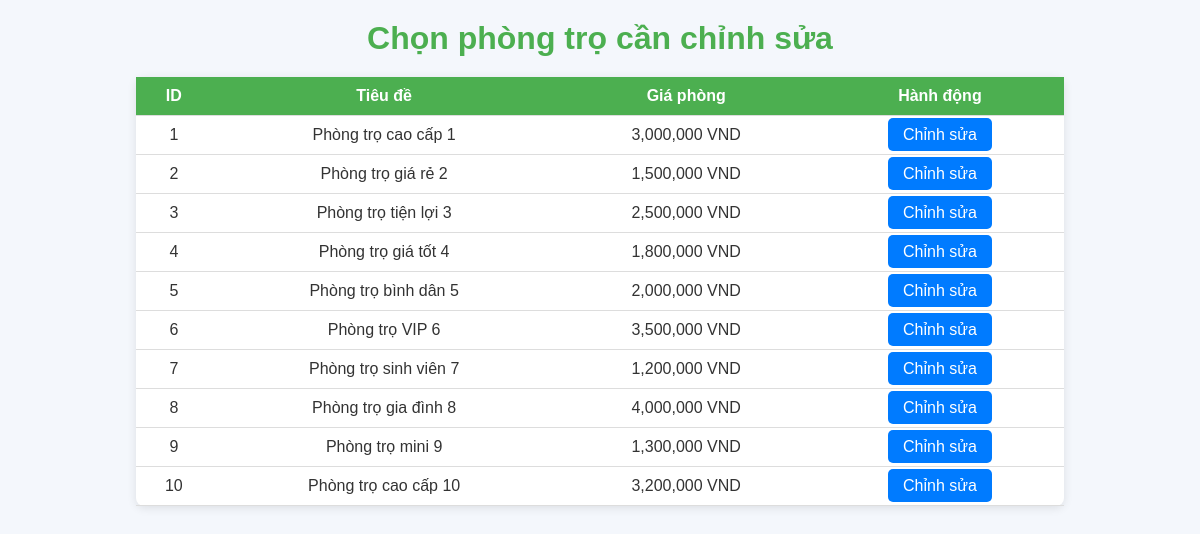
The app's page /admin_update_motel.php (signed in) with its own data.
### tables this page shows
CREATE TABLE `motel` (
  `ID` int(10) NOT NULL,
  `title` varchar(255) DEFAULT NULL,
  `description` text DEFAULT NULL,
  `price` int(11) DEFAULT NULL,
  `area` int(11) DEFAULT NULL,
  `count_view` int(11) DEFAULT NULL,
  `address` varchar(255) DEFAULT NULL,
  `latlng` varchar(255) DEFAULT NULL,
  `images` varchar(255) DEFAULT NULL,
  `user_id` int(10) DEFAULT NULL,
  `category_id` int(11) DEFAULT NULL,
  `district_id` int(11) DEFAULT NULL,
  `utilities` varchar(255) DEFAULT NULL,
  `created_at` timestamp NOT NULL DEFAULT current_timestamp() ON UPDATE current_timestamp(),
  `phone` varchar(255) DEFAULT NULL,
  `approve` int(11) DEFAULT NULL
);

### admin_update_motel.php (the view, shortened to what this page needs)
<?php
$conn = new mysqli("localhost", "root", "", "GTPT");
$query = "SELECT * FROM MOTEL";
$result = $conn->query($query);
?>
<!DOCTYPE html>
<html lang="en">
<head>
</head>
<body>
    <div class="container">
        <header>
            <h1>Chọn phòng trọ cần chỉnh sửa</h1>
        </header>
        <table>
            <thead>
                <tr>
                    <th>ID</th>
                    <th>Tiêu đề</th>
                    <th>Giá phòng</th>
                    <th>Hành động</th>
                </tr>
            </thead>
            <tbody>
                <?php while ($motel = $result->fetch_assoc()): ?>
                    <tr>
                        <td><?php echo $motel['ID']; ?></td>
                        <td><?php echo htmlspecialchars($motel['title']); ?></td>
                        <td><?php echo number_format($motel['price']); ?> VND</td>
                        <td>
                            <a href="admin_update_motel_process.php?id=<?php echo $motel['ID']; ?>" class="btn-edit">Chỉnh sửa</a>
                        </td>
                    </tr>
                <?php endwhile; ?>
            </tbody>
        </table>
    </div>
</body>
</html>

### admin_update_motel.php (style rules this page uses)
* { margin: 0; padding: 0; box-sizing: border-box; }
body { font-family: Arial, sans-serif; background-color: #f4f7fc; color: #333; padding: 20px; }
.container { width: 80%; margin: 0 auto; }
header { text-align: center; margin-bottom: 20px; }
header h1 { color: #4CAF50; font-size: 2rem; }
table { width: 100%; border-collapse: collapse; background-color: #fff; border-radius: 8px; box-shadow: 0 2px 10px rgba(0, 0, 0, 0.1); }
table th, table td { padding: 10px; text-align: center; border-bottom: 1px solid #ddd; }
table th { background-color: #4CAF50; color: white; }
a.btn-edit { text-decoration: none; color: white; background-color: #007bff; padding: 8px 15px; border-radius: 5px; transition: background-color 0.3s; }

### records on screen
motel: ID "1", title "Phòng trọ cao cấp 1", price "3,000,000"
motel: ID "2", title "Phòng trọ giá rẻ 2", price "1,500,000"
motel: ID "3", title "Phòng trọ tiện lợi 3", price "2,500,000"
motel: ID "4", title "Phòng trọ giá tốt 4", price "1,800,000"
motel: ID "5", title "Phòng trọ bình dân 5", price "2,000,000"
motel: ID "6", title "Phòng trọ VIP 6", price "3,500,000"
motel: ID "7", title "Phòng trọ sinh viên 7", price "1,200,000"
motel: ID "8", title "Phòng trọ gia đình 8", price "4,000,000"
motel: ID "9", title "Phòng trọ mini 9", price "1,300,000"
motel: ID "10", title "Phòng trọ cao cấp 10", price "3,200,000"
